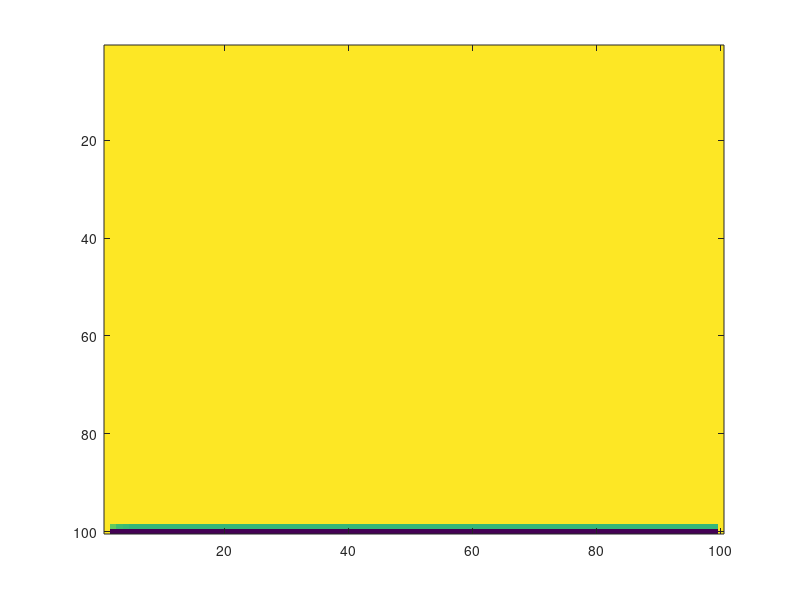

Recreate this plot in MATLAB. (Note: this script raises an error after producing the figure.)
clc;
clear;
close all;

Lx = 1;
Ly = 1;

Ny = 100;
Nx = 100;

dx = Lx/(Nx-1);
dy = Ly/(Ny-1);
dx2 = dx^2;
dy2 = dy^2;

U = 1;
Re = 100;
dt = (Re * dx * dy)/4;

subpdiags = ones(1, (Ny-2) * (Nx-2) - 1) * (-1/dy2);
subpdiags(Ny-2:Ny-2:end) = 0;

A = diag(ones(1, (Ny-2) * (Nx-2)) * (2/(dx2) + 2/(dy2))) + ... 
    diag(subpdiags, 1) + diag(subpdiags, -1) + ...
    diag(ones(1, (Ny-3) * (Nx-2)) * -1/dy2, Ny-2) + diag(ones(1, (Ny-3) * (Nx-2)) * -1/dy2, -(Ny-2));

A = sparse(A);

v = zeros(Ny, Nx);
s = zeros(Ny, Nx);
% v = [0 0 0 0 0; 0 0 0 0 0; 0 0 0 0 0; 0 -0.0128 -0.0128205 -0.0128205 0; 0 -8 -8 -8 0];
% v_vec = reshape(v, [Nx * Ny, 1]);
% 
% psi = inv(A) * v_vec;
% 
% s = reshape(psi, [Ny, Nx]);
% s0 = s;
% disp(s);

%% Implementing algorithm in MATLAB

for i = 1:1
% Update vorticity boundary conditions

% Top
v(Ny, :) = (s(Ny, :) - s(Ny-1, :)) * (2/dy2) - (2 * U)/dy;

% Bottom
v(1, :) = (s(1, :) - s(2, :)) * (2/dy2);

% Left
v(:, 1) = (s(:, 1) - s(:, 2)) * (2/dx2);

% Right
v(:, Nx) = (s(:, Nx) - s(:, Nx-1)) * (2/dx2);

% Calculate interior vorticity
for i = 2:Nx-1
    for j = 2:Ny-1
        v(j, i) = -(((s(j, i+1) - 2 * s(j, i) + s(j, i-1))/(dx2)) + ((s(j+1, i) - 2 * s(j, i) + s(j-1, i))/(dy2)));
    end
end

% Calculate new vorticity

for i = 2:Nx-1
    for j = 2:Ny-1
        term1 = -1 * (((s(j+1, i) - s(j-1, i))/(2 * dy))*((v(j, i+1) - v(j, i-1))/(2 * dx)));
        term2 = (((s(j, i+1) - s(j, i-1))/(2 * dx))*((v(j+1, i) - v(j-1, i))/(2 * dy)));
        term3 = (1/Re) * (((v(j, i+1) - 2 * v(j, i) + v(j, i-1))/(dx2))+((v(j+1, i) - 2 * v(j, i) + v(j-1, i))/(dy2)));
        
        v(j, i) = v(j, i) + dt * (term1 + term2 + term3);
    end
end

v_vec = reshape(v(2:end-1, 2:end-1), [(Nx-2) * (Ny-2), 1]);
psi_vec = A\v_vec;
s(2:end-1, 2:end-1) = reshape(psi_vec, [Ny-2, Nx-2]);
end

figure;
imagesc(v);
improvePlot;
title("MATLAB Sim Vorticity");

%%
figure;
vorticity = csvread('dumpmatrix.csv');
imagesc(abs(v - vorticity(:, 1:end-2)));
title('Deltas');
colorbar;
